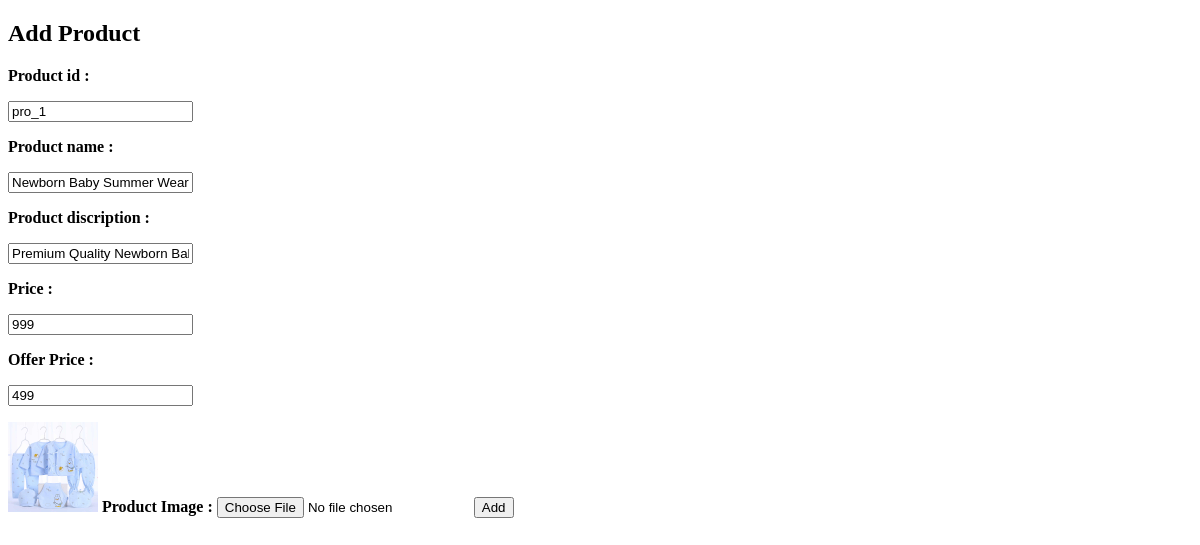
Before: /edit_product/1 with the older database file.
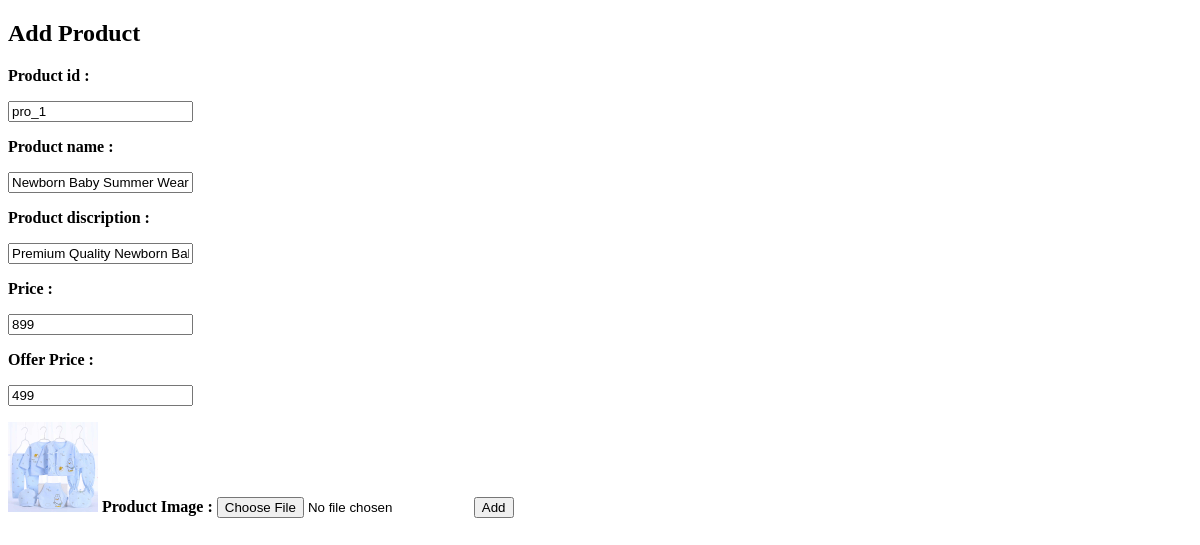
After: the same page with the newer database file.
### app/models.py (models this page shows)
class Product(models.Model):
    product_id =  models.TextField()
    product_name = models.TextField()
    price = models.IntegerField()
    offer_price =  models.IntegerField()
    img = models.FileField()
    dis = models.TextField()

### app/views.py (the view, shortened to what this page needs)
# urls.py: path('edit_product/<id>',views.edit_product),
def edit_product(req,id):
    pro=Product.objects.get(pk=id)
    return render(req,'shop/edit_product.html',{'data':pro})

### templates/shop/edit_product.html (shortened to what this page needs)
<!DOCTYPE html>
<html lang="en">
<head>
</head>
<body>
    <div class="main_div">
        <h2 class="add_pro">Add Product</h2>
        <form action="" method="post" enctype="multipart/form-data">
            <b>Product id : </b><p><input type="text" name="pro_id" id="" placeholder="product id" class="p_id" value="{{data.product_id}}"></p>
            <b>Product name : </b><p><input type="text" name="name" id="" placeholder="product name" value="{{data.product_name}}"></p>
            <b>Product discription : </b><p><input type="text" name="discription" id="" placeholder="discription" value="{{data.dis}}"></p>
            <b>Price : </b><p><input type="number" name="price" id="" placeholder="price" value="{{data.price}}"></p>
            <b>Offer Price : </b><p><input type="number" name="o_price" id="" placeholder="offer price" value="{{data.offer_price}}"></p>
            <img src="{{data.img.url}}" alt="" style="width: 90px;">
            <b>Product Image : </b><input type="file" name="img" id="" value="{{data.img}}">
            <input type="submit" value="Add">
        </form>
    </div>
</body>
</html>

Changed rows visible on the page:
changed Product "pro_1": price "999" → "899"
